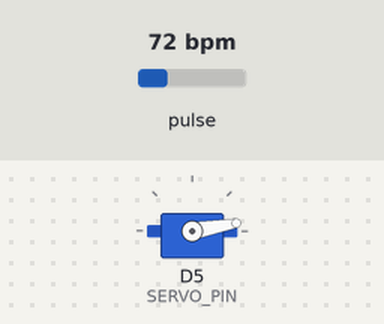
Simulated run of this sketch. Board: ESP8266 (NodeMCU). On the bench: servo. The test bench sets the inputs (shaded band); at power-on: pulse 72 bpm. What the sketch prints to the serial monitor is not drawn.

Above: at 2.2 s.
2.3 s: pulse set to 42 bpm
At 2.8 s:
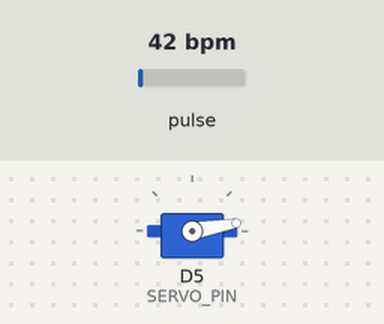
3.8 s: pulse set to 48 bpm
5.3 s: pulse set to 52 bpm
At 6.46 s:
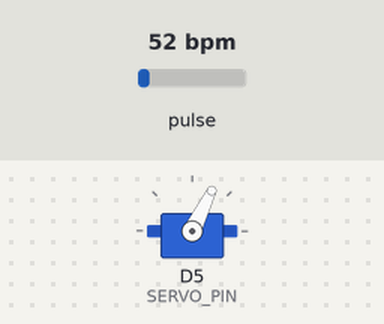
11.3 s: pulse set to 92 bpm
At 12.77 s:
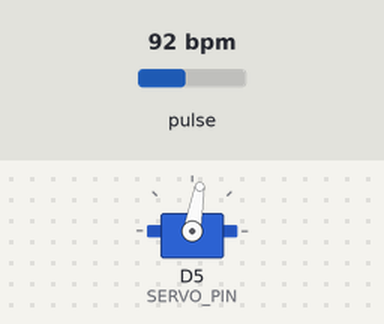
14.3 s: pulse set to 97 bpm
15.8 s: pulse set to 49 bpm
At 16.17 s:
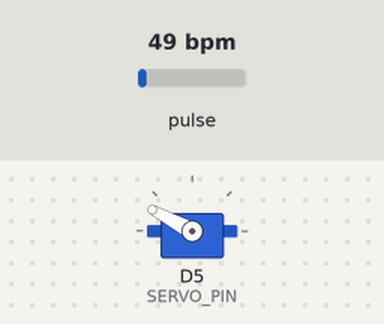
Timing chart, 0 to 18.9 s (numbered marks = the images above; inputs shaded):
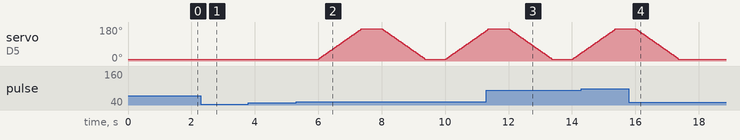

The sketch:

servothresholdworkswelltype1.ino
```cpp
#include <Wire.h>
#include "MAX30100_PulseOximeter.h"
#include <Servo.h>

#define REPORTING_PERIOD_MS 1000
#define SERVO_PIN D5

PulseOximeter pox;
Servo servo;

uint32_t lastReportTime = 0;
uint32_t lastServoStepTime = 0;

// ================== SETTINGS ==================
int HR_THRESHOLD_HIGH = 50;   // Trigger point
int HR_THRESHOLD_LOW  = 95;    // Reset point (hysteresis)

// SG90 calibrated safe range
int SERVO_MIN = 10;
int SERVO_MAX = 170;

// Incremental motion
int SERVO_STEP = 2;
int SERVO_STEP_DELAY = 15; // ms
// ==============================================

int currentServoPos = SERVO_MIN;

enum ServoState {
  AT_MIN,
  MOVING_UP,
  AT_MAX,
  MOVING_DOWN
};

ServoState servoState = AT_MIN;

void onBeatDetected() {
  Serial.println("♥ Beat!");
}

void setup() {
  Serial.begin(115200);
  delay(1000);

  Serial.println("Initializing MAX30100...");

  if (!pox.begin()) {
    Serial.println("MAX30100 FAILED");
    while (1);
  }

  pox.setOnBeatDetectedCallback(onBeatDetected);
  pox.setIRLedCurrent(MAX30100_LED_CURR_7_6MA);

  servo.attach(SERVO_PIN, 500, 2400);

  currentServoPos = SERVO_MIN;
  servo.write(currentServoPos);

  Serial.println("System Ready");
}

void loop() {
  pox.update();

  // ---------- Heart rate evaluation ----------
  if (millis() - lastReportTime > REPORTING_PERIOD_MS) {
    float heartRate = pox.getHeartRate();

    Serial.print("Heart Rate: ");
    Serial.println(heartRate);

    // 🔒 LATCHED LOGIC
    if (servoState == AT_MIN && heartRate > HR_THRESHOLD_HIGH) {
      servoState = MOVING_UP;
      Serial.println("⚠️ Triggered → moving UP");
    }

    if (servoState == AT_MAX && heartRate < HR_THRESHOLD_LOW) {
      servoState = MOVING_DOWN;
      Serial.println("✅ Reset → moving DOWN");
    }

    lastReportTime = millis();
  }

  // ---------- Incremental servo motion ----------
  if (millis() - lastServoStepTime > SERVO_STEP_DELAY) {

    if (servoState == MOVING_UP) {
      currentServoPos += SERVO_STEP;
      if (currentServoPos >= SERVO_MAX) {
        currentServoPos = SERVO_MAX;
        servoState = AT_MAX;   // 🔒 lock here
        Serial.println("🔒 Reached MAX");
      }
      servo.write(currentServoPos);
    }

    else if (servoState == MOVING_DOWN) {
      currentServoPos -= SERVO_STEP;
      if (currentServoPos <= SERVO_MIN) {
        currentServoPos = SERVO_MIN;
        servoState = AT_MIN;   // 🔒 lock here
        Serial.println("🔒 Reached MIN");
      }
      servo.write(currentServoPos);
    }

    lastServoStepTime = millis();
  }
}
```

Measured:
- the behaviour switches between 50 and 51 bpm on pulse (found by bisection; images 1 and 2)
- after the input at 2.3 s, servo on D5 (SERVO_PIN): stays 10° (without the input it goes to 12° after 0.71 s)
- after the input at 3.8 s, every drawn part: stays the same
- after the input at 15.8 s, servo on D5 (SERVO_PIN): moves from 170° to 10° over 1.3 s, starting after 0.22 s
